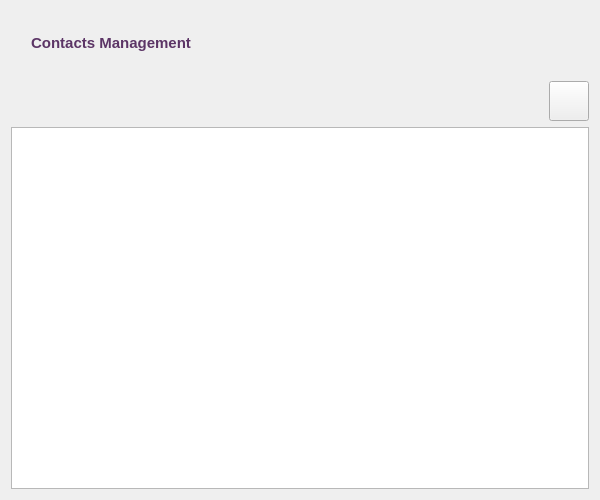
<?xml version="1.0" encoding="UTF-8"?>
<ui version="4.0">
 <class>TelephonesDialog</class>
 <widget class="QDialog" name="TelephonesDialog">
  <property name="geometry">
   <rect>
    <x>0</x>
    <y>0</y>
    <width>600</width>
    <height>500</height>
   </rect>
  </property>
  <property name="minimumSize">
   <size>
    <width>600</width>
    <height>500</height>
   </size>
  </property>
  <property name="font">
   <font>
    <family>Tahoma</family>
   </font>
  </property>
  <property name="windowTitle">
   <string>Contacts</string>
  </property>
  <property name="windowIcon">
   <iconset resource="../../../../image.qrc">
    <normaloff>:/Image/phone.png</normaloff>:/Image/phone.png</iconset>
  </property>
  <layout class="QVBoxLayout" name="verticalLayout">
   <item>
    <layout class="QHBoxLayout" name="horizontalLayout">
     <item>
      <widget class="QLabel" name="label">
       <property name="minimumSize">
        <size>
         <width>200</width>
         <height>30</height>
        </size>
       </property>
       <property name="maximumSize">
        <size>
         <width>200</width>
         <height>30</height>
        </size>
       </property>
       <property name="font">
        <font>
         <pointsize>11</pointsize>
         <weight>75</weight>
         <bold>true</bold>
        </font>
       </property>
       <property name="styleSheet">
        <string notr="true">color: rgb(92, 53, 102);</string>
       </property>
       <property name="text">
        <string>Contacts Management</string>
       </property>
       <property name="alignment">
        <set>Qt::AlignCenter</set>
       </property>
      </widget>
     </item>
     <item>
      <spacer name="horizontalSpacer">
       <property name="orientation">
        <enum>Qt::Horizontal</enum>
       </property>
       <property name="sizeHint" stdset="0">
        <size>
         <width>40</width>
         <height>20</height>
        </size>
       </property>
      </spacer>
     </item>
     <item>
      <widget class="QLabel" name="label_2">
       <property name="minimumSize">
        <size>
         <width>64</width>
         <height>64</height>
        </size>
       </property>
       <property name="maximumSize">
        <size>
         <width>64</width>
         <height>64</height>
        </size>
       </property>
       <property name="text">
        <string/>
       </property>
       <property name="pixmap">
        <pixmap resource="../../../../image.qrc">:/Image/phone.png</pixmap>
       </property>
       <property name="alignment">
        <set>Qt::AlignCenter</set>
       </property>
      </widget>
     </item>
    </layout>
   </item>
   <item>
    <layout class="QHBoxLayout" name="horizontalLayout_2">
     <item>
      <spacer name="horizontalSpacer_2">
       <property name="orientation">
        <enum>Qt::Horizontal</enum>
       </property>
       <property name="sizeHint" stdset="0">
        <size>
         <width>40</width>
         <height>20</height>
        </size>
       </property>
      </spacer>
     </item>
     <item>
      <widget class="QPushButton" name="addBtn">
       <property name="minimumSize">
        <size>
         <width>40</width>
         <height>40</height>
        </size>
       </property>
       <property name="maximumSize">
        <size>
         <width>40</width>
         <height>40</height>
        </size>
       </property>
       <property name="text">
        <string/>
       </property>
       <property name="icon">
        <iconset resource="../../../../image.qrc">
         <normaloff>:/Image/add.png</normaloff>:/Image/add.png</iconset>
       </property>
       <property name="autoDefault">
        <bool>false</bool>
       </property>
      </widget>
     </item>
    </layout>
   </item>
   <item>
    <widget class="QTableView" name="TV">
     <property name="font">
      <font>
       <family>Tahoma</family>
       <pointsize>11</pointsize>
      </font>
     </property>
     <property name="layoutDirection">
      <enum>Qt::RightToLeft</enum>
     </property>
     <property name="verticalScrollBarPolicy">
      <enum>Qt::ScrollBarAlwaysOff</enum>
     </property>
     <property name="editTriggers">
      <set>QAbstractItemView::NoEditTriggers</set>
     </property>
     <property name="alternatingRowColors">
      <bool>true</bool>
     </property>
     <property name="selectionMode">
      <enum>QAbstractItemView::SingleSelection</enum>
     </property>
     <property name="selectionBehavior">
      <enum>QAbstractItemView::SelectRows</enum>
     </property>
     <property name="sortingEnabled">
      <bool>true</bool>
     </property>
    </widget>
   </item>
  </layout>
  <action name="actionEdit">
   <property name="icon">
    <iconset resource="../../../../image.qrc">
     <normaloff>:/Image/edit.png</normaloff>:/Image/edit.png</iconset>
   </property>
   <property name="text">
    <string>Edit</string>
   </property>
  </action>
  <action name="actionRemove">
   <property name="icon">
    <iconset resource="../../../../image.qrc">
     <normaloff>:/Image/remove.png</normaloff>:/Image/remove.png</iconset>
   </property>
   <property name="text">
    <string>Remove</string>
   </property>
  </action>
  <action name="actionView">
   <property name="icon">
    <iconset resource="../../../../image.qrc">
     <normaloff>:/Image/report.png</normaloff>:/Image/report.png</iconset>
   </property>
   <property name="text">
    <string>View</string>
   </property>
  </action>
 </widget>
 <resources>
  <include location="../../../../image.qrc"/>
 </resources>
 <connections/>
</ui>
